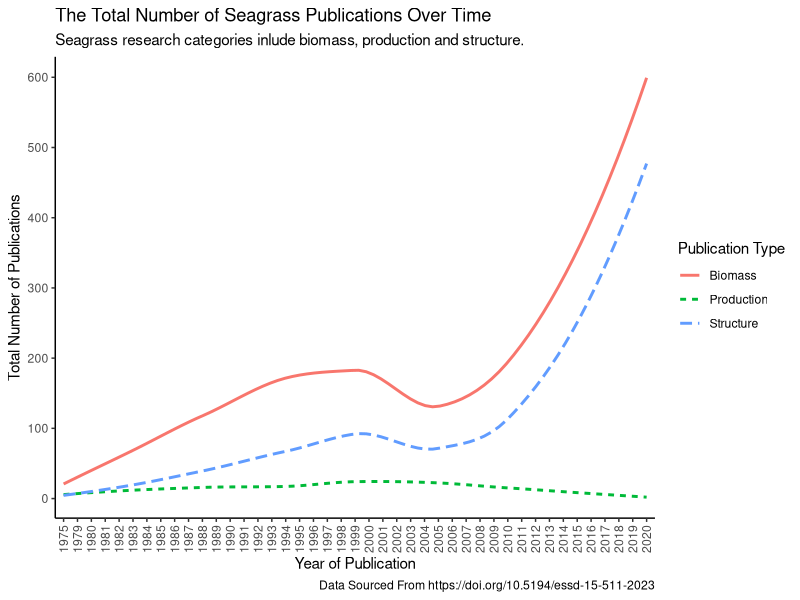
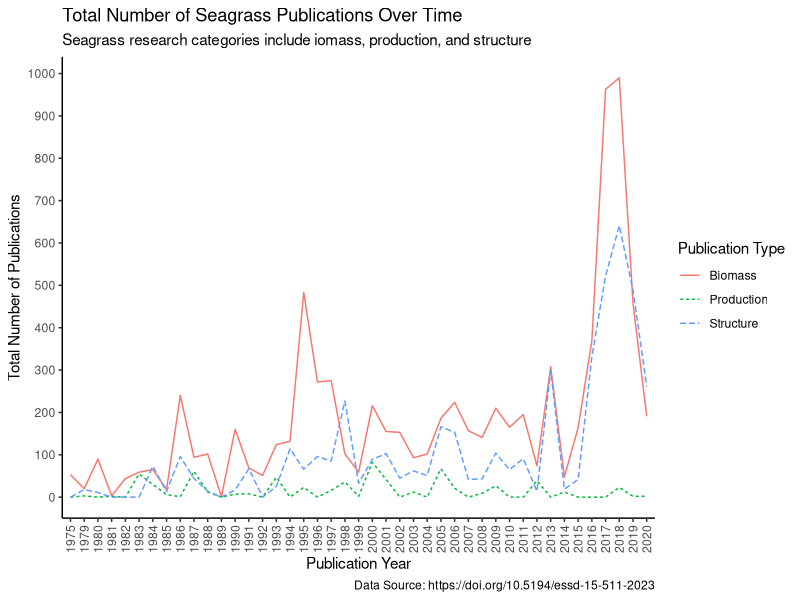

Generate these figures, in order, with R:
## ---- chunk 1
knitr::opts_chunk$set(echo = TRUE)
## ---- chunk 2
library(tidyverse)
## ---- chunk 3
seagrass<-read.csv("../data/SeagrassPubs.csv") # Read in data.
## ---- chunk 4
head(seagrass) # Look at data.
summary(seagrass) # Get summary of data.
glimpse(seagrass) # Look at data
## ---- chunk 5
# Extract author and year from reference column and create new data frame with these two variables separated.
seagrass1 <- seagrass %>% 
  mutate(Author = str_extract(string = Reference, pattern = "(?<=,\\s).+"),
         PubYear = str_extract(string = Reference, pattern = "[0-9]+")) %>% 
  select(Author:PubYear)
# Combine the Column for publication year to the original data frame using cbind function.
Pubyear = seagrass1$PubYear
seagrass2 <- cbind(seagrass, Pubyear) 
## ---- chunk 6
biomass<-seagrass2 %>% # Create new data frame and select which data frame to pull data from.
  group_by(Pubyear) %>% # Group publications by year.
  select(Pubyear, Seagr.biom.above.dm..g.m..2.) %>% # Select which 2 variables we are interested in using to tally.
   drop_na(Seagr.biom.above.dm..g.m..2.) %>% # Remove na values to only count the years with publications.
    tally() # Use tally function to get information on number of publications.
colnames(biomass) <- c("Pubyear", "tally1") # Create new column names.

biomass1<-seagrass2 %>% # Create new data frame and select which data frame to pull data from.
  group_by(Pubyear) %>%  # Group publications by year.
  select(Pubyear, Seagr.biom.below.dm..g.m..2.) %>% # Select which 2 variables we are interested in using to tally.
  drop_na(Seagr.biom.below.dm..g.m..2.) %>% # Remove na values to only count the years with publications.
    tally() # Use tally function to get information on number of publications.
colnames(biomass1) <- c("Pubyear", "tally2") # Create new column names.

biomass2<-seagrass2 %>% # Create new data frame and select which data frame to pull data from.
  group_by(Pubyear) %>%  # Group publications by year.
  select(Pubyear, Seagr.biom.tot.dm..g.m..2.) %>% # Select which 2 variables we are interested in using to tally.
  drop_na(Seagr.biom.tot.dm..g.m..2.) %>% # Remove na values to only count the years with publications.
    tally() # Use tally function to get information on number of publications.
colnames(biomass2) <- c("Pubyear", "tally3") # Create new column names.


# Organise data into one dataframe.

TBmass1 <- biomass %>%
  full_join(biomass1) # Combine tally columns for biomass and biomass1 into one dataframe.


TBmass2 <- TBmass1 %>%
  full_join(biomass2)  # Combine tally columns for TBmass1 and biomass2 into one dataframe. That puts all three tally columns into one dataframe.



TBmass2$tally1<-as.numeric(TBmass2$tally1) # Make tally1 numeric.
TBmass2$tally2<-as.numeric(TBmass2$tally2) # Make tally2 numeric.
TBmass2$tally3<-as.numeric(TBmass2$tally3) # Make tally3 numeric.

TBmass2[is.na(TBmass2)] <- 0 # Make all NA values equal 0

TBmass2$TotalBiomass<-rowSums(TBmass2[ , c("tally1", "tally2", "tally3")]) # Create new variable TotalBiomass that calculates the sum for each row for each publication year.

## ---- chunk 7
Structure1<-seagrass2 %>% # Create new data frame and select which data frame to pull data from.
  group_by(Pubyear) %>% # Group publications by year.
  select(Pubyear, Seagr.cov....) %>% # Select which 2 variables we are interested in using to tally.
   drop_na(Seagr.cov....) %>% # Remove na values to only count the years with publications.
    tally() # Use tally function to get information on number of publications.
colnames(Structure1) <- c("Pubyear", "tally1") # Create new column names.

Structure2<-seagrass2 %>% # Create new data frame and select which data frame to pull data from.
  group_by(Pubyear) %>%  # Group publications by year.
  select(Pubyear, Seagr.shoot.dens....m..2.) %>% # Select which 2 variables we are interested in using to tally.
  drop_na(Seagr.shoot.dens....m..2.) %>% # Remove na values to only count the years with publications.
    tally() # Use tally function to get information on number of publications.
colnames(Structure2) <- c("Pubyear", "tally2") # Create new column names.

Structure3<-seagrass2 %>% # Create new data frame and select which data frame to pull data from.
  group_by(Pubyear) %>%  # Group publications by year.
  select(Pubyear, Seagr.leaf.dens....m..2.) %>% # Select which 2 variables we are interested in using to tally.
  drop_na(Seagr.leaf.dens....m..2.) %>% # Remove na values to only count the years with publications.
    tally() # Use tally function to get information on number of publications.
colnames(Structure3) <- c("Pubyear", "tally3") # Create new column names.



# Organise data into one dataframe.

TStructure1 <- Structure1 %>%
  full_join(Structure2) # Combine tally columns for Structure1 and Structure2 into one dataframe.


TStructure2 <- TStructure1 %>%
  full_join(Structure3)  # Combine tally columns for TStructure1 and Structure3 into one dataframe. That puts all three tally columns into one dataframe.



TStructure2$tally1<-as.numeric(TStructure2$tally1) # Make tally1 numeric.
TStructure2$tally2<-as.numeric(TStructure2$tally2) # Make tally2 numeric.
TStructure2$tally3<-as.numeric(TStructure2$tally3) # Make tally3 numeric.

TStructure2[is.na(TStructure2)] <- 0 # Make all NA values equal 0

TStructure2$TotalStructure<-rowSums(TStructure2[ , c("tally1", "tally2", "tally3")]) # Create new variable TotalBiomass that calculates the sum for each row for each publication year.

## ---- chunk 8
Production1<-seagrass2 %>% #Create new data frame and select which data frame to pull data from.
  group_by(Pubyear) %>% # Group publications by year.
  select(Pubyear, Seagr.prod.above.dm..g.m..2.day.) %>% # Select which 2 variables we are interested in using to tally.
   drop_na(Seagr.prod.above.dm..g.m..2.day.) %>% # Remove na values to only count the years with publications.
    tally() # Use tally function to get information on number of publications.
colnames(Production1) <- c("Pubyear", "tally1") # Create new column names.

Production2<-seagrass2 %>% #Create new data frame and select which data frame to pull data from.
  group_by(Pubyear) %>%  # Group publications by year.
  select(Pubyear, Seagr.prod.below.dm..g.m..2.day.) %>% # Select which 2 variables we are interested in using to tally.
  drop_na(Seagr.prod.below.dm..g.m..2.day.) %>% # Remove na values to only count the years with publications.
    tally() # Use tally function to get information on number of publications.
colnames(Production2) <- c("Pubyear", "tally2") # Create new column names.

Production3<-seagrass2 %>% #Create new data frame and select which data frame to pull data from.
  group_by(Pubyear) %>%  # Group publications by year.
  select(Pubyear, Seagr.prod.total.dm..g.m..2.day.) %>% # Select which 2 variables we are interested in using to tally.
  drop_na(Seagr.prod.total.dm..g.m..2.day.) %>% # Remove na values to only count the years with publications.
    tally() # Use tally function to get information on number of publications.
colnames(Production3) <- c("Pubyear", "tally3") # Create new column names.




# Organise data into one dataframe.

TProduction1 <- Production1 %>%
  full_join(Production2) # Combine tally columns for Structure1 and Structure2 into one dataframe.


TProduction2 <- TProduction1 %>%
  full_join(Production3)  # Combine tally columns for TStructure1 and Structure3 into one dataframe. That puts all three tally columns into one dataframe.



TProduction2$tally1<-as.numeric(TProduction2$tally1) # Make tally1 numeric.
TProduction2$tally2<-as.numeric(TProduction2$tally2) # Make tally2 numeric.
TProduction2$tally3<-as.numeric(TProduction2$tally3) # Make tally3 numeric.

TProduction2[is.na(TProduction2)] <- 0 # Make all NA values equal 0

TProduction2$TotalProduction<-rowSums(TProduction2[ , c("tally1", "tally2", "tally3")]) # Create new variable TotalBiomass that calculates the sum for each row for each publication year.


## ---- chunk 9
# Join data into new data frame df_new using left join function. Join TBmass2 and Tstructure2 joining using Pubyear.
df_new <- 
  left_join(TBmass2, TStructure2, by = 'Pubyear') %>% 
  mutate(Pubyear = replace_na(Pubyear, 0)) # Replace na values with 0.

# Join data into new data frame df_new2 using left join function. Join df_new and TProduction2 joining using Pubyear.
df_new2 <- 
  left_join(df_new, TProduction2, by = 'Pubyear') %>% 
  mutate(Pubyear = replace_na(Pubyear, 0)) # Replace na values with 0.

summary(df_new2) # Look at new dataframe.


# Remove unwanted variables.
df_new2 <- subset(df_new2, select = -(tally1))
df_new2 <- subset(df_new2, select = -(tally2))
df_new2 <- subset(df_new2, select = -(tally3))
df_new2 <- subset(df_new2, select = -(tally1.x))
df_new2 <- subset(df_new2, select = -(tally1.y))
df_new2 <- subset(df_new2, select = -(tally2.x))
df_new2 <- subset(df_new2, select = -(tally2.y))
df_new2 <- subset(df_new2, select = -(tally3.x))
df_new2 <- subset(df_new2, select = -(tally3.y))

TotalData <- df_new2 # Create new dataframe called TotalData using data in df_new2
TotalData[is.na(TotalData)] <- 0 # Make all NA values equal 0
TotalData <- filter(TotalData, !Pubyear %in% c(2030, 2031, 2032, 2033)) # Remove years 2030, 2031, 2032 and 2033 from Total Data.
TotalData # Look at TotalData.

summary(TotalData) # Get summary of data.

## ---- chunk 10
FinalData <- TotalData |> 
  pivot_longer( # Pivot longer is used to lengthen and reshape dataframe.
    cols = TotalBiomass:TotalProduction, # This line of code is telling which columns need to be reorganised, using the : we tell R that all columns between and including TotalBiomass and TotalProduction are being reshaped.
    names_to = "PublicationType", # This tells R that the reshaped columns will be organised under the new column called PublicationType.
    values_to = "value" # This function tells R that we want to create a new column called value for the data that was stored in the cells of the original columns.
  )
## ---- chunk 11
ggplot(FinalData, aes(x = Pubyear, y = value, group = PublicationType, linetype = PublicationType, colour = PublicationType)) + # Create mapping aesthetics.
  geom_smooth(se=F) + # Create smooth plot and remove the confidence interval ribbons.
  theme_classic() + # Use classic theme aesthetics.
  labs(
    title = "The Total Number of Seagrass Publications Over Time", # Label title.
    subtitle = "Seagrass research categories inlude biomass, production and structure.", # Create a subtitle.
    x = "Year of Publication", y = "Total Number of Publications", # Create axes labels.
     linetype = "Publication Type", color = "Publication Type",  # Adjust legend title. 
    caption = "Data Sourced From https://doi.org/10.5194/essd-15-511-2023" # Create caption title.
  ) + 
    scale_colour_discrete(labels = c("Biomass", "Production", "Structure")) + # Adjust the labels used for colour legend.
  scale_linetype_discrete(labels = c("Biomass", "Production", "Structure")) + # Adjust the labels used for linetype legend.
  scale_y_continuous(breaks = seq(0, 700, by = 100)) + # Adjust y axis scale.
  theme(axis.text.x = element_text(angle = 90, vjust = 0.5, hjust=1)) # Change the angle of x axis labels.

#ggsave("Seagrass_plot.pdf") # Save plot as a pdf.

## ---- chunk 12
TotalData %>%
  pivot_longer(cols = -Pubyear) %>%
  ggplot(aes(x = Pubyear, y = value, group = name, linetype = name, color = name)) + 
  geom_line() + 
  theme_classic() +
  labs(
    title = "Total Number of Seagrass Publications Over Time",
    subtitle = "Seagrass research categories include iomass, production, and structure",
    caption = "Data Source: https://doi.org/10.5194/essd-15-511-2023",
    x = "Publication Year", y = "Total Number of Publications",
    linetype = "Publication Type", color = "Publication Type"
  ) +
  scale_color_discrete(labels = c("Biomass", "Production", "Structure")) +
  scale_linetype_discrete(labels = c("Biomass", "Production", "Structure")) +
   scale_y_continuous(breaks = seq(0, 1000, by = 100)) +
  theme(axis.text.x = element_text(angle = 90, vjust = 0.5, hjust=1))

# ggsave("Seagrass_plot_Ivy.pdf")
